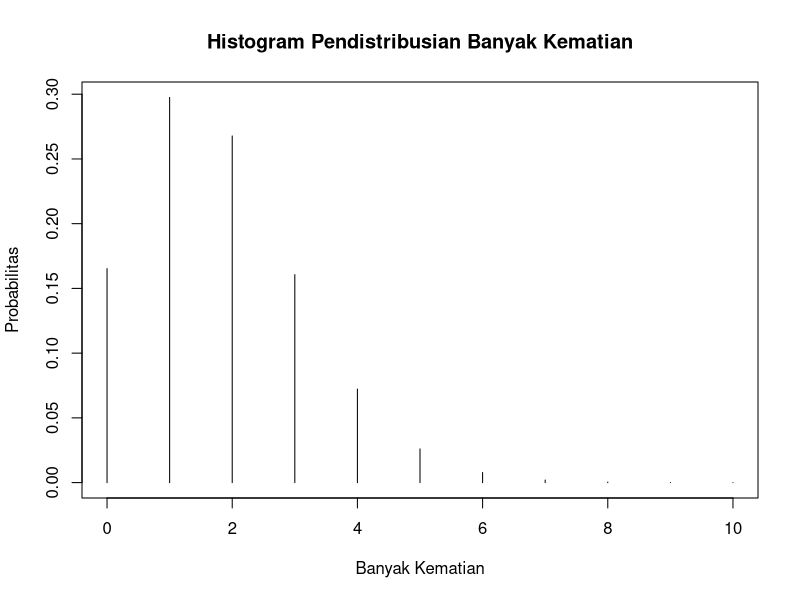

Reproduce this figure in R.
# Nama   : Dewangga Dika Darmawan
# NRP    : 5025211109
# Kelas  : Probabilitas dan Statistika (C)

# Nomor 2
# λ (Kejadian dalam interval waktu tertentu) = 1.8

# Poin 2A
# Distribusi : Poisson
# Karena diketahui kemungkinan terjadinya suatu peristiwa dalam suatu
# interval waktu tertentu, , di mana peristiwa tersebut jarang terjadi
# tetapi dapat terjadi dalam berbagai banyak kejadian
# Rumus : P(X=k) = e^(-1.8) (1.8^k / k!) ; e = bilangan natural

# Poin 2B
b <- 4
ans <- dpois(x=b, lambda=1.8)
ans

# Poin 2C
c <- 4
ans <- ppois(q=c, lambda=1.8, lower.tail=TRUE)
ans

# Poin 2D
d <- 5
ans <- ppois(q=d, lambda=1.8, lower.tail=FALSE)
ans

# Poin 2E
nilai_harapan <- 1.8
nilai_harapan
standar_deviasi <- sqrt(nilai_harapan)
standar_deviasi

# Poin 2F
f <- 0:10
plot(f, dpois(f, lambda=1.8),
     type='h',
     main='Histogram Pendistribusian Banyak Kematian',
     ylab='Probabilitas',
     xlab ='Banyak Kematian'
)

# Poin 2G
set.seed(123456789)
ans = rpois(n=10, lambda=1.8)
ans

# Poin 2H
# Dilihat dari poin 2G, hasil simulasi tidak jauh dari lambda yang ada atau
# berada dalam range 0-4. Sehingga, apabila dibandingkan dengan hasil poin 2D,
# menunjukkan bahwa probabilitas kematian diatas 4 memiliki nilai yang lebih kecil